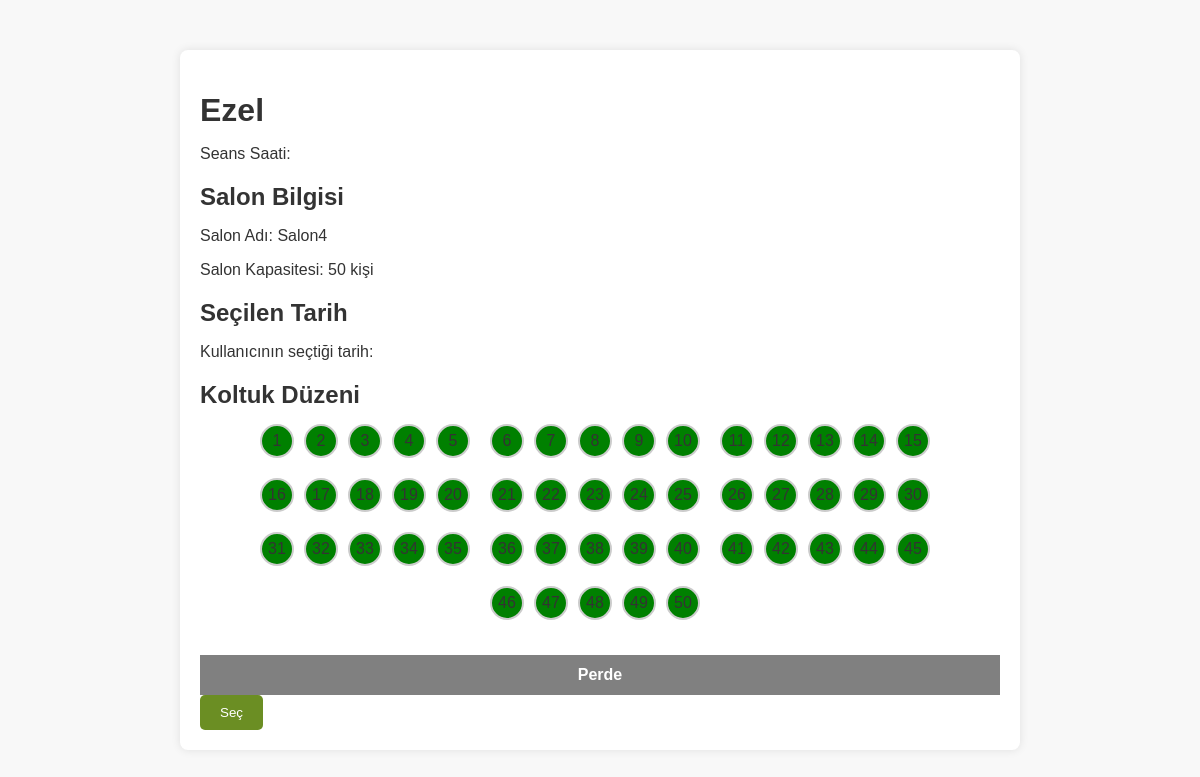
The page /berfkin/biletsecrez.php?film_id=8 on the database its author committed.
### tables this page shows
CREATE TABLE IF NOT EXISTS `filmler` (
  `id` int NOT NULL AUTO_INCREMENT,
  `film_adi` varchar(60) NOT NULL,
  `film_tur` varchar(20) NOT NULL,
  `fim_sure` varchar(20) NOT NULL,
  `afis` varchar(200) NOT NULL,
  `salon_id` int NOT NULL,
  `aciklama` varchar(500) NOT NULL,
  `fiyat` varchar(6) NOT NULL,
  PRIMARY KEY (`id`)
);

CREATE TABLE IF NOT EXISTS `salon` (
  `id` int NOT NULL AUTO_INCREMENT,
  `salon_adi` varchar(10) NOT NULL,
  `salon_kapasite` int NOT NULL,
  `koltuk_sayisi` int NOT NULL,
  `filmID` int NOT NULL,
  PRIMARY KEY (`id`)
);

### berfkin/biletsecrez.php (the view, shortened to what this page needs)
<!DOCTYPE html>
<html lang="en">
<head>
</head>
<body>
    <div class="container">
        <?php
        $servername = "localhost";
        $username = "root";
        $password = "";
        $dbname = "sinema";
        $conn = new mysqli($servername, $username, $password, $dbname);
        $film_id = $_GET['film_id'];
        $seans_saat = $_GET['seans_saat'];
        $seans_tarihi = $_GET['seans_tarihi'];
        $sql = "SELECT filmler.*, salon.salon_adi, salon.salon_kapasite, salon.koltuk_sayisi, GROUP_CONCAT(rezervasyonlar.koltuk_no) AS rezervasyon_koltuklar FROM filmler INNER JOIN salon ON filmler.salon_id = salon.id LEFT JOIN rezervasyonlar ON filmler.id = rezervasyonlar.film_id AND rezervasyonlar.seans_saati = '$seans_saat' WHERE filmler.id = $film_id GROUP BY filmler.id";
        $result = $conn->query($sql);
        if ($result->num_rows > 0) {
            $row = $result->fetch_assoc();
            echo "<h1>{$row['film_adi']}</h1>";
            echo "<p>Seans Saati: $seans_saat</p>";
            echo "<h2>Salon Bilgisi</h2>";
            echo "<p>Salon Adı: {$row['salon_adi']}</p>";
            echo "<p>Salon Kapasitesi: {$row['salon_kapasite']} kişi</p>";
            echo "<h2>Seçilen Tarih</h2>";
            echo "<p>Kullanıcının seçtiği tarih: $seans_tarihi</p>";
            echo "<h2>Koltuk Düzeni</h2>";
            echo "<form action='biletsat.php' method='post'>";
            echo "<div class='koltuk-düzeni'>";
            $koltuk_sayisi = $row['koltuk_sayisi'];
            $satir_sayisi = ceil($koltuk_sayisi / 5);
            $counter = 1;
            $rezervasyon_koltuklar = array();
            for ($i = 0; $i < $satir_sayisi; $i++) {
                echo "<div class='koltuk-satiri'>";
                for ($j = 0; $j < 5; $j++) {
                    if ($counter <= $koltuk_sayisi) {
                        $dolu_mu = in_array($counter, $rezervasyon_koltuklar) ? "dolu" : "boş";
                        $renk = ($dolu_mu == "dolu") ? "red" : "green";
                        $pointer_events = ($dolu_mu == "dolu") ? "none" : "auto";
                        echo "<label for='koltuk-$counter' style='background-color: $renk; pointer-events: $pointer_events'>$counter</label>";
                    } else {
                        echo "<input type='checkbox' id='bos' class='koltuk' style='visibility: hidden'>";
                        echo "<label for='bos' style='visibility: hidden'></label>";
                    }
                    $counter++;
                }
                echo "</div>";
            }
            echo "</div>";
            echo "<div class='perde'>Perde</div>";
            echo "<input type='submit' name='sec' value='Seç' style='padding: 10px 20px; background-color: #6b8e23; color: #fff; border: none; border-radius: 5px; cursor: pointer;'>";
            echo "</form>";
        } else {
            echo "<p>Seçilen film bulunamadı.</p>";
        }
        ?>
    </div>
</body>
</html>

### berfkin/biletsecrez.php (style rules this page uses)
body { font-family: Arial, sans-serif; margin: 0; padding: 0; background-color: #f8f8f8; color: #333; display: flex; justify-content: center; align-items: center; height: 100vh; }
.container { width: 80%; max-width: 800px; padding: 20px; background-color: #fff; border-radius: 8px; box-shadow: 0 0 10px rgba(0,0,0,0.1); }
h1, h2, p { color: #333; margin-bottom: 10px; }
.koltuk-düzeni { display: flex; flex-wrap: wrap; justify-content: center; }
.koltuk-satiri { display: flex; justify-content: center; margin-bottom: 10px; }
label { display: block; width: 30px; height: 30px; border-radius: 50%; margin: 5px; display: flex; justify-content: center; align-items: center; cursor: pointer; border: 2px solid #ccc; }
.koltuk-satiri::after { content: ""; flex-grow: 99999999; min-width: 10px; }
.perde { width: 100%; height: 40px; background-color: gray; margin-top: 20px; display: flex; justify-content: center; align-items: center; color: #fff; font-weight: bold; }

### rows shown on the page
filmler: film_adi "Ezel", salon.salon_adi "Salon4", salon.salon_kapasite "50"
